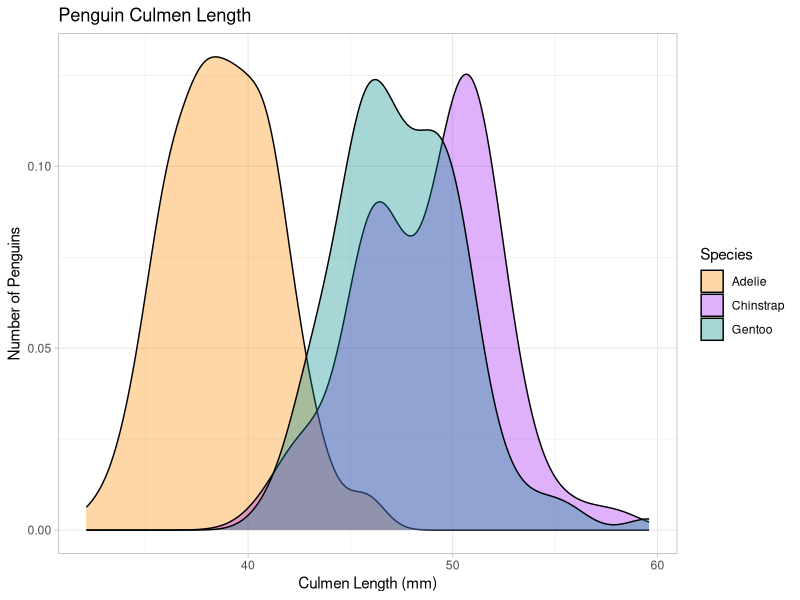
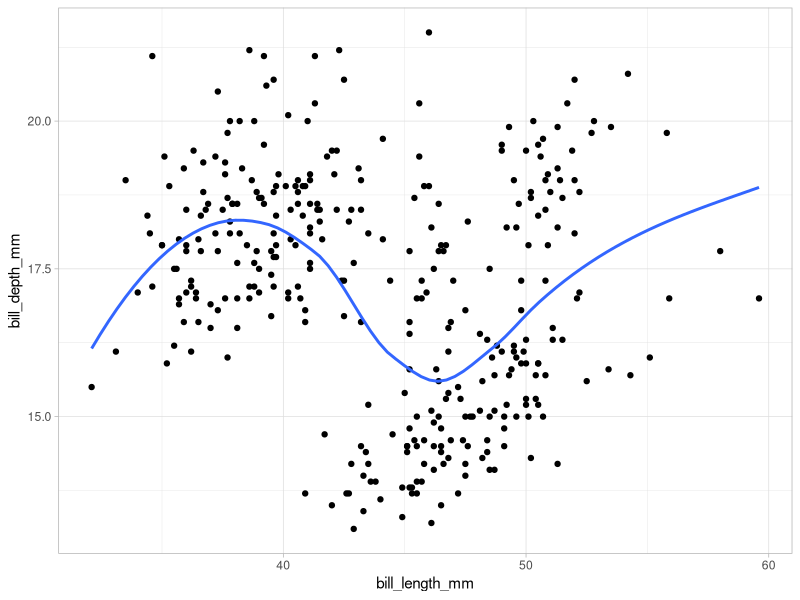

Source code (R) for these figures, in order:
## ---- chunk 1
knitr::opts_chunk$set(echo = TRUE, comment = "")
library(palmerpenguins)
library(tidyverse)
theme_set(theme_light())  #you can set a universal theme for all of your visualizations here using either a pre-built theme, like theme_light() or by using theme() to set your own specifications
## ---- chunk 2
data("penguins") #this loads the data from the palmerpenguins package
## ---- chunk 3
penguins %>% 
  drop_na(bill_length_mm) %>% #drops missing values from bill length variable
  ggplot(aes(x = bill_length_mm)) +  #comment
  geom_density(aes(fill = species), alpha = 0.35) + #comment
  labs(title = "Penguin Culmen Length", #comment
       x = "Culmen Length (mm)", #comment
       y = "Number of Penguins", #comment
       fill = "Species") + #comment
  scale_fill_manual(values = c("darkorange","purple","cyan4")) #comment
## ---- chunk 4
penguins %>% 
  drop_na() %>% 
  ggplot(aes(x = bill_length_mm, y = bill_depth_mm)) +
  geom_point() +
  geom_smooth(se = FALSE)
## ---- chunk 5

## ---- chunk 6
# add code here
## ---- chunk 7
# add code here
